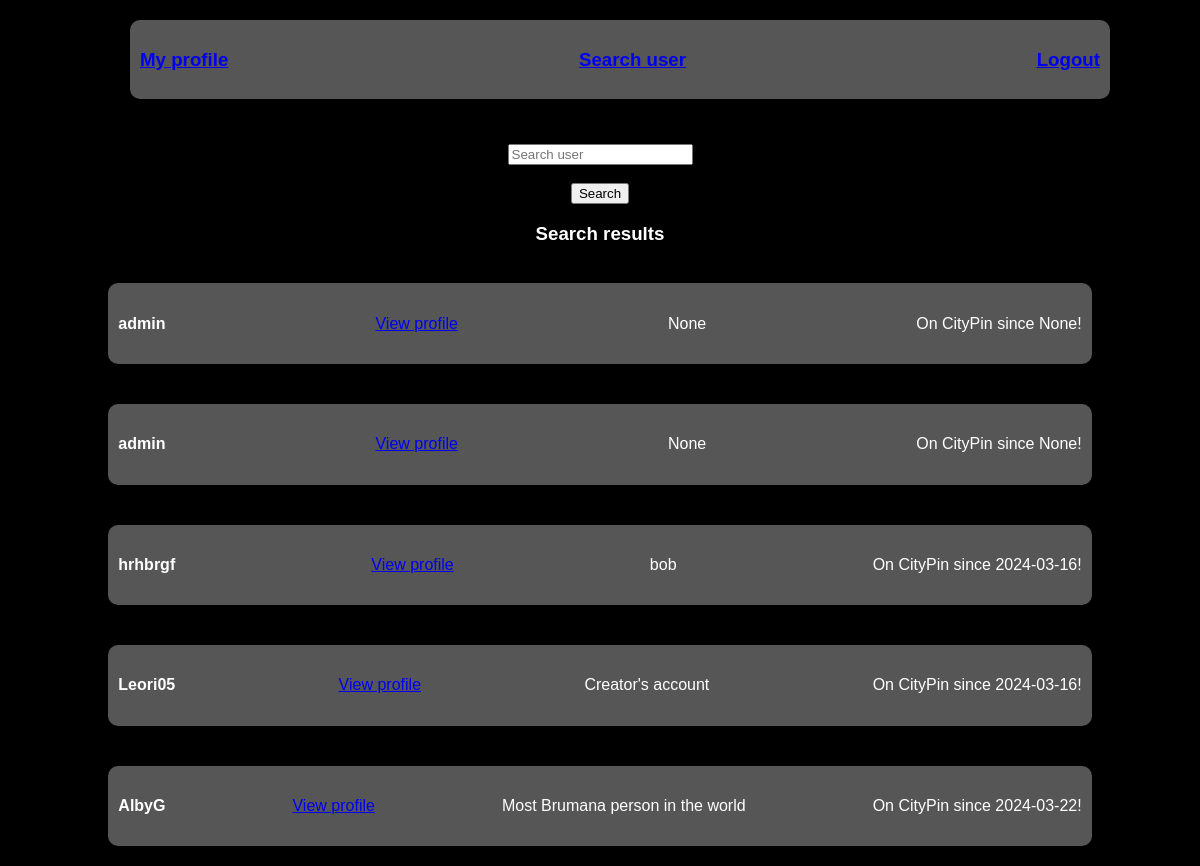
The page /search on the database as committed earlier.
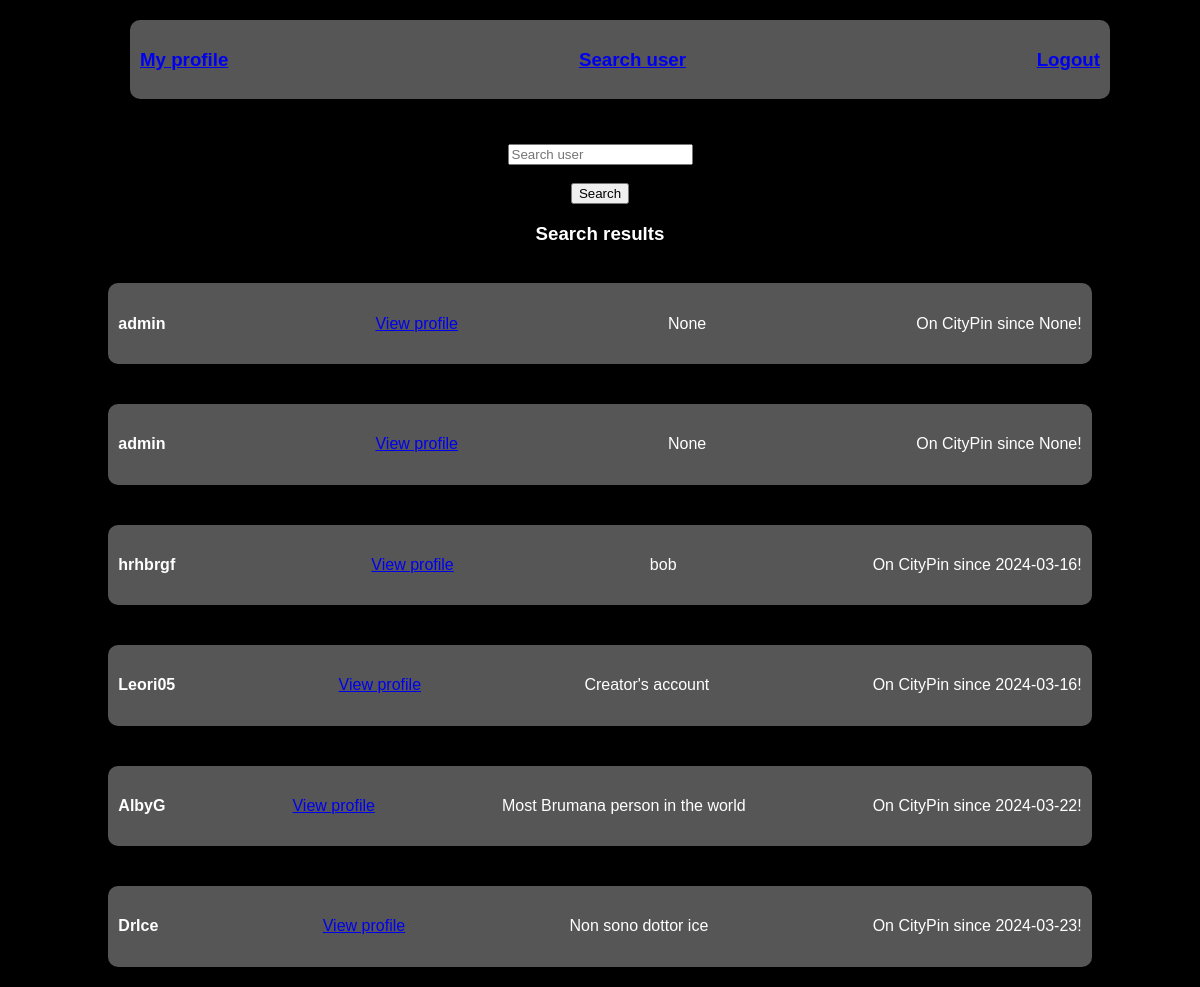
The same page on the database as committed later.
### tables this page shows
CREATE TABLE users (
        id INTEGER PRIMARY KEY,
        username TEXT NOT NULL,
        password TEXT NOT NULL
    , description TEXT, creation_date DATE);

### app.py (the view)
@app.route('/search')
def search():
    conn = sqlite3.connect('./static/data/cityPin.db')
    cursor = conn.cursor()
    cursor.execute(
        '''
        SELECT * FROM users

        '''
    )
    return render_template('search.html', users = cursor.fetchall())

### templates/search.html (shortened to what this page needs)
<!DOCTYPE html>
<html lang="en">
<head>
    <link rel="stylesheet" type="text/css" href="{{ url_for('static', filename='css/style.css') }}">
</head>
<body>
    <div class = "navbar">
        <h3><a href = "/userPage">My profile</a></h3>
        <h3><a href = "/search">Search user</a></h3>
        <h3><a href="{{ url_for('logout') }}">Logout</a></h3>
    </div>
    <br><br><br><br><br><br><br><br>
    <div class = "search">
        <form action = "/searchUser" method = "POST">
            <input type = "text" name = "user_name" placeholder = "Search user">
            <br>
            <input type = "submit" value = "Search">
        </form>
    </div>
    <div class = "search_result">
        <div class = "results">
            <h3>Search results</h3>
            {% for user in users %}
                <div class = "user_preview_card">
                    <h4>{{ user[1] }}</h4>
                    <a href = "/user/{{ user[0] }}">View profile</a>
                    <p>{{ user[3] }}</p>
                    <p>On CityPin since {{ user[4] }}!</p>
                </div>
            {% endfor %}
        </div>
</body>
</html>

Rows that differ between the two databases and show on the page:
added users: username "DrIce", description "Non sono dottor ice", creation_date "2024-03-23"
